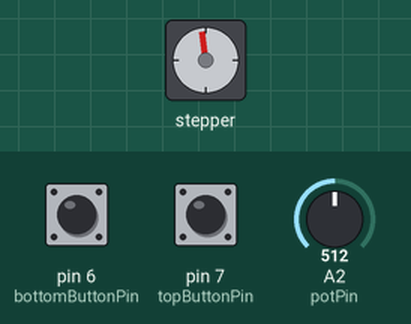
A sketch run on a simulated Arduino Uno, built with avr-gcc and run on an emulated ATmega328P. On the bench: stepper motor. The inputs (shaded band) are chosen by the test bench; at power-on: A2 (potPin) = 512, pin 6 (bottomButtonPin) LOW, pin 7 (topButtonPin) LOW. Stepper angles assume 10285 steps per turn; what the sketch prints to the serial monitor is not drawn.

Above: at 1.3 s.
1.4 s: A2 (potPin) set to 213
At 2.9 s:
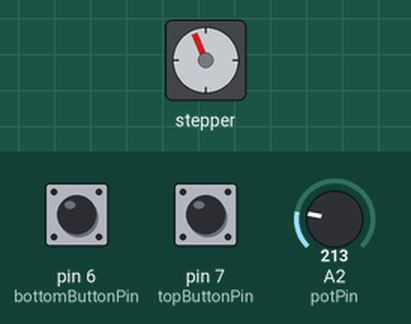
4.4 s: pin 6 (bottomButtonPin) pulled HIGH for 0.4 s
7.8 s: pin 7 (topButtonPin) pulled HIGH for 0.4 s
11.2 s: pin 6 (bottomButtonPin) pulled HIGH for 1 s
15.2 s: pin 7 (topButtonPin) pulled HIGH for 1 s
19.2 s: pin 6 (bottomButtonPin) pulled HIGH for 0.4 s
At 23.15 s:
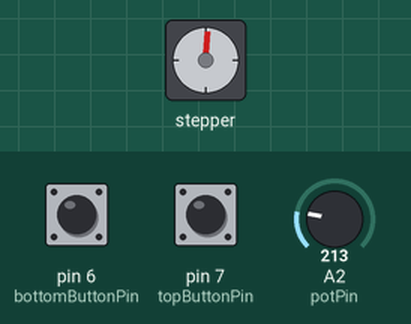
Timing chart, 0 to 26.1 s (numbered marks = the images above; inputs shaded):
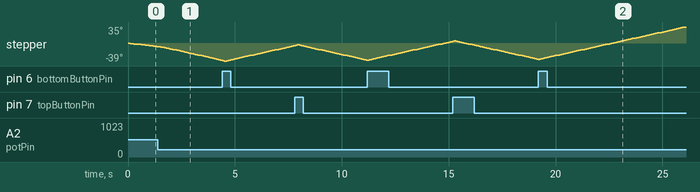

The sketch:

extruder_control_v3.ino
```cpp
/*
  Extruder Control - Fletcher Bach, Aaron Nesser 2017

  For use with the Adafruit Motor Shield v2
  ---->  http://www.adafruit.com/products/1438

*/

#include <Wire.h>
#include <Adafruit_MotorShield.h>
#include "utility/Adafruit_MS_PWMServoDriver.h"

// Create the motor shield object with the default I2C address
Adafruit_MotorShield AFMS = Adafruit_MotorShield();

// Connect a stepper motor with 10285 steps per revolution (0.035 degree)
// to motor port #2 (M3 and M4)
Adafruit_StepperMotor *myMotor = AFMS.getStepper(10285, 2);

const int topButtonPin = 7; // buttons to these pins
const int bottomButtonPin = 6;
const int potPin = 2; // potentionmeter to this analog pin on the arduino
float stepSpeed = 0; // e.g. 500 = 1 rpm
const int numberOfSteps = 50;
int potValue = 0;

int topButtonState = 0;
int bottomButtonState = 0;
int lastTopButtonState = 0;
int lastBottomButtonState = 0;

boolean goUp = false;
boolean goDown = false;

int driveDirection = BACKWARD;

void setup() {
  Serial.begin(9600);
  AFMS.begin(1000);  // frequency/inductance for this motor is 1KHz

  // setting up pin modes
  pinMode(topButtonPin, INPUT);
  pinMode(bottomButtonPin, INPUT);

  // set initial motor speed
  myMotor->setSpeed(0);
  delay(100);

}

void loop() {
  // get potentiometer value
  potValue = analogRead(potPin);
  potValue = map(potValue, 0, 1023, 1023, 0); //re-ordering sensor max and min so knob turns in "right" direction
  Serial.print("POTENTIOMETER: ");
  Serial.print(potValue);
  //delay(1);

  if (potValue <= 23 || potValue > 1023) {
    stepSpeed = 0;
  }
  else if (potValue > 23 && potValue <= 123) {
    stepSpeed = 0.25;
  }
  else if (potValue > 123 && potValue <= 223) {
    stepSpeed = 0.5;
  }
  else if (potValue > 223 && potValue <= 323) {
    stepSpeed = 0.75;
  }
  else if (potValue > 323 && potValue <= 423) {
    stepSpeed = 1;
  }
  else if (potValue > 423 && potValue <= 523) {
    stepSpeed = 1.25;
  }
  else if (potValue > 523 && potValue <= 623) {
    stepSpeed = 1.5;
  }
  else if (potValue > 623 && potValue <= 723) {
    stepSpeed = 1.75;
  }
  else if (potValue > 723 && potValue <= 823) {
    stepSpeed = 2;
  }
  else if (potValue > 823 && potValue <= 923) {
    stepSpeed = 2.25;
  }
  else if (potValue > 923 && potValue <= 1023) {
    stepSpeed = 2.5;
  } else {
    //nothing
  }

  //set motor speed
  myMotor->setSpeed(stepSpeed);
  Serial.print("\t");    // prints a tab
  Serial.print("STEP SPEED: ");
  Serial.print(stepSpeed);

  // read buttons
  topButtonState = digitalRead(topButtonPin);
  bottomButtonState = digitalRead(bottomButtonPin);
  Serial.print("\t");    // prints a tab
  Serial.print("TOP BUTTON: ");
  Serial.print(topButtonState);

  Serial.print("\t");    // prints a tab
  Serial.print("BOTTOM BUTTON: ");
  Serial.print(bottomButtonState);

  //checking button state
  if (topButtonState != lastTopButtonState) {
    if (topButtonState == HIGH) {
      topButtonState = HIGH;
      goDown = true;
      goUp = false;
    } else {
      topButtonState = LOW;
    }
  } else {
    //nothing
  }
  lastTopButtonState = topButtonState;

  if (bottomButtonState != lastBottomButtonState) {
    if (bottomButtonState == HIGH) {
      bottomButtonState = HIGH;
      goUp = true;
      goDown = false;
    } else {
      bottomButtonState == LOW;
    }
  } else {
    //nothing
  }
  lastBottomButtonState = bottomButtonState;

  // GO UP OR DOWN
  if (goUp == true) {
    driveDirection = FORWARD;
  } else {
    driveDirection = BACKWARD;
  }

  myMotor->step(numberOfSteps, driveDirection, DOUBLE);
  Serial.print("\t");    // prints a tab
  Serial.print("MOTOR DRIVING: ");
  Serial.print(driveDirection);
  Serial.println("");
}
```
